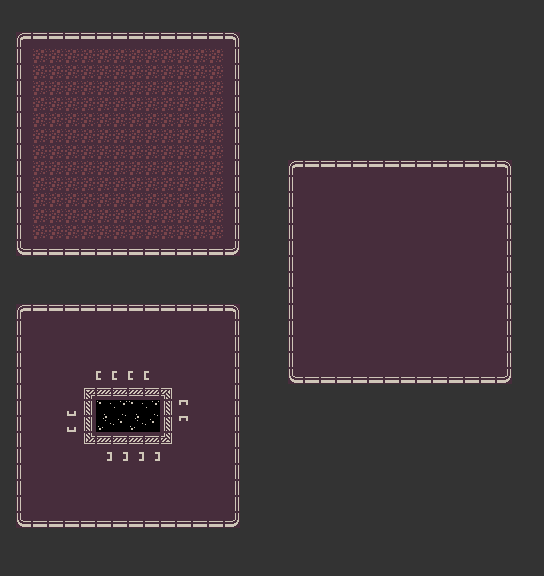

This game map was drawn from its Tiled (.tmx) file and the tilesets committed beside it. A one-line description and the full map source follow:
An orthogonal 34x36 tile map with 16x16 px tiles, 1 tile layer (map).

<map version="1.5" tiledversion="1.6.0" orientation="orthogonal" renderorder="right-down" width="34" height="36" tilewidth="16" tileheight="16" infinite="0" backgroundcolor="#472d3c" nextlayerid="3" nextobjectid="1">
 <editorsettings>
  <export target="tilemap.json" format="json" />
 </editorsettings>
 <tileset firstgid="1" name="tilesheet" tilewidth="16" tileheight="16" tilecount="110" columns="10">
  <image source="tilesheet.png" width="160" height="176" />
 </tileset>
 <layer id="1" name="map" width="34" height="36">
  <data encoding="csv">
12,12,12,12,12,12,12,12,12,12,12,12,12,12,12,12,12,12,12,12,12,12,12,12,12,12,12,12,12,12,12,12,12,12,
12,12,12,12,12,12,12,12,12,12,12,12,12,12,12,12,12,12,12,12,12,12,12,12,12,12,12,12,12,12,12,12,12,12,
12,21,22,22,22,22,22,22,22,22,22,22,22,22,23,12,12,12,12,12,12,12,12,12,12,12,12,12,12,12,12,12,12,12,
12,31,11,11,11,11,11,11,11,11,11,11,11,11,33,12,12,12,12,12,12,12,12,12,12,12,12,12,12,12,12,12,12,12,
12,31,11,11,11,11,11,11,11,11,11,11,11,11,33,12,12,12,12,12,12,12,12,12,12,12,12,12,12,12,12,12,12,12,
12,31,11,11,11,11,11,11,11,11,11,11,11,11,33,12,12,12,12,12,12,12,12,12,12,12,12,12,12,12,12,12,12,12,
12,31,11,11,11,11,11,11,11,11,11,11,11,11,33,12,12,12,12,12,12,12,12,12,12,12,12,12,12,12,12,12,12,12,
12,31,11,11,11,11,11,11,11,11,11,11,11,11,33,12,12,12,12,12,12,12,12,12,12,12,12,12,12,12,12,12,12,12,
12,31,11,11,11,11,11,11,11,11,11,11,11,11,33,12,12,12,12,12,12,12,12,12,12,12,12,12,12,12,12,12,12,12,
12,31,11,11,11,11,11,11,11,11,11,11,11,11,33,12,12,12,12,12,12,12,12,12,12,12,12,12,12,12,12,12,12,12,
12,31,11,11,11,11,11,11,11,11,11,11,11,11,33,12,12,12,21,22,22,22,22,22,22,22,22,22,22,22,22,23,12,12,
12,31,11,11,11,11,11,11,11,11,11,11,11,11,33,12,12,12,31,0,0,0,0,0,0,0,0,0,0,0,0,33,12,12,
12,31,11,11,11,11,11,11,11,11,11,11,11,11,33,12,12,12,31,0,0,0,0,0,0,0,0,0,0,0,0,33,12,12,
12,31,11,11,11,11,11,11,11,11,11,11,11,11,33,12,12,12,31,0,0,0,0,0,0,0,0,0,0,0,0,33,12,12,
12,31,11,11,11,11,11,11,11,11,11,11,11,11,33,12,12,12,31,0,0,0,0,0,0,0,0,0,0,0,0,33,12,12,
12,41,42,42,42,42,42,42,42,42,42,42,42,42,43,12,12,12,31,0,0,0,0,0,0,0,0,0,0,0,0,33,12,12,
12,12,12,12,12,12,12,12,12,12,12,12,12,12,12,12,12,12,31,0,0,0,0,0,0,0,0,0,0,0,0,33,12,12,
12,12,12,12,12,12,12,12,12,12,12,12,12,12,12,12,12,12,31,0,0,0,0,0,0,0,0,0,0,0,0,33,12,12,
12,12,12,12,12,12,12,12,12,12,12,12,12,12,12,12,12,12,31,0,0,0,0,0,0,0,0,0,0,0,0,33,12,12,
12,21,22,22,22,22,22,22,22,22,22,22,22,22,23,12,12,12,31,0,0,0,0,0,0,0,0,0,0,0,0,33,12,12,
12,31,0,0,0,0,0,0,0,0,0,0,0,0,33,12,12,12,31,0,0,0,0,0,0,0,0,0,0,0,0,33,12,12,
12,31,0,0,0,0,0,0,0,0,0,0,0,0,33,12,12,12,31,0,0,0,0,0,0,0,0,0,0,0,0,33,12,12,
12,31,0,0,0,0,0,0,0,0,0,0,0,0,33,12,12,12,31,0,0,0,0,0,0,0,0,0,0,0,0,33,12,12,
12,31,0,0,0,0,30,30,30,30,0,0,0,0,33,12,12,12,41,42,42,42,42,42,42,42,42,42,42,42,42,43,12,12,
12,31,0,0,0,24,25,25,25,25,26,0,0,0,33,12,12,12,12,12,12,12,12,12,12,12,12,12,12,12,12,12,12,12,
12,31,0,0,29,34,27,28,27,28,36,39,0,0,33,12,12,12,12,12,12,12,12,12,12,12,12,12,12,12,12,12,12,12,
12,31,0,0,29,34,37,38,37,38,36,39,0,0,33,12,12,12,12,12,12,12,12,12,12,12,12,12,12,12,12,12,12,12,
12,31,0,0,0,44,45,45,45,45,46,0,0,0,33,12,12,12,12,12,12,12,12,12,12,12,12,12,12,12,12,12,12,12,
12,31,0,0,0,0,40,40,40,40,0,0,0,0,33,12,12,12,12,12,12,12,12,12,12,12,12,12,12,12,12,12,12,12,
12,31,0,0,0,0,0,0,0,0,0,0,0,0,33,12,12,12,12,12,12,12,12,12,12,12,12,12,12,12,12,12,12,12,
12,31,0,0,0,0,0,0,0,0,0,0,0,0,33,12,12,12,12,12,12,12,12,12,12,12,12,12,12,12,12,12,12,12,
12,31,0,0,0,0,0,0,0,0,0,0,0,0,33,12,12,12,12,12,12,12,12,12,12,12,12,12,12,12,12,12,12,12,
12,41,42,42,42,42,42,42,42,42,42,42,42,42,43,12,12,12,12,12,12,12,12,12,12,12,12,12,12,12,12,12,12,12,
12,12,12,12,12,12,12,12,12,12,12,12,12,12,12,12,12,12,12,12,12,12,12,12,12,12,12,12,12,12,12,12,12,12,
12,12,12,12,12,12,12,12,12,12,12,12,12,12,12,12,12,12,12,12,12,12,12,12,12,12,12,12,12,12,12,12,12,12,
12,12,12,12,12,12,12,12,12,12,12,12,12,12,12,12,12,12,12,12,12,12,12,12,12,12,12,12,12,12,12,12,12,12
</data>
 </layer>
</map>